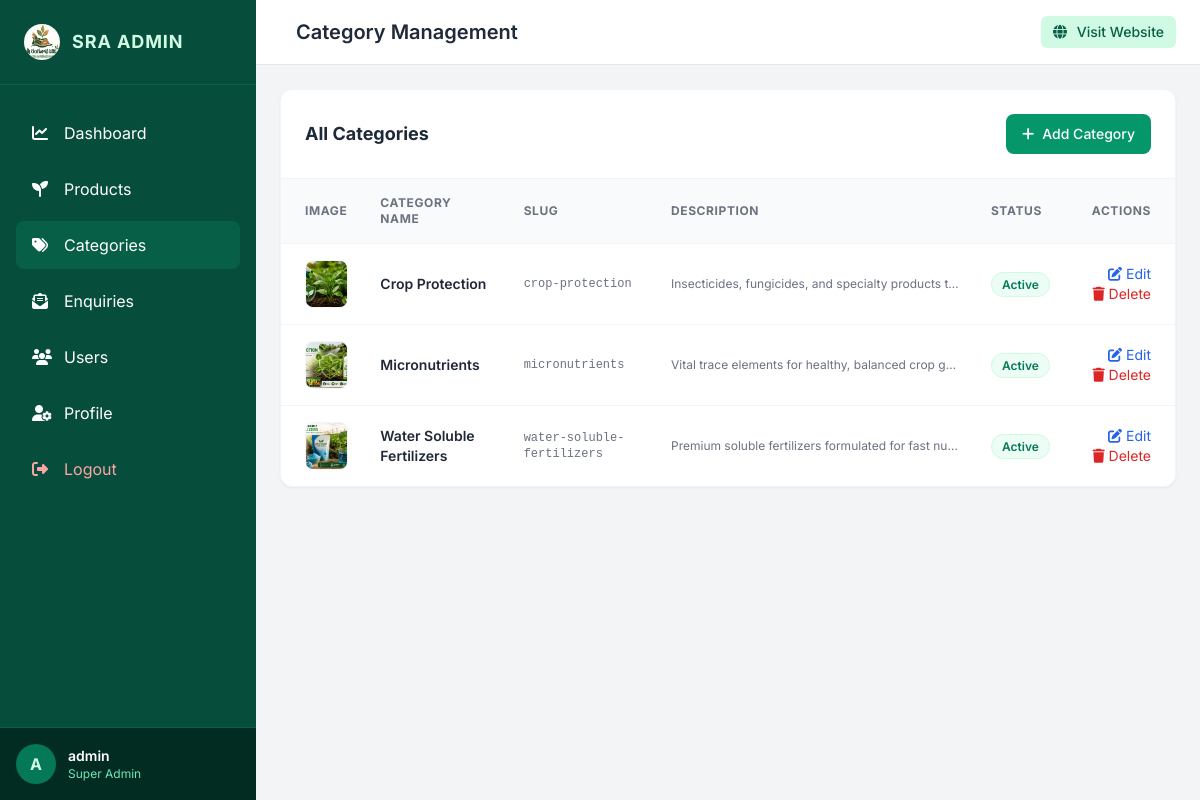
Screenshot of /dashboard/categories/ (signed in) with the database file from the repository.
### accounts/models.py (models this page shows, shortened)
class User(AbstractUser):
    ROLE_CHOICES = (
        ('super_admin', 'Super Admin'),
        ('admin', 'Admin'),
        ('store_manager', 'Store Manager'),
    )
    role = models.CharField(max_length=20, choices=ROLE_CHOICES, default='store_manager')
    avatar = models.ImageField(upload_to='avatars/', null=True, blank=True)
    phone = models.CharField(max_length=15, null=True, blank=True)
    objects = UserManager()

### categories/models.py (models this page shows, shortened)
class Category(models.Model):
    name = models.CharField(max_length=100, unique=True)
    slug = models.SlugField(max_length=120, unique=True, blank=True)
    description = models.TextField(blank=True, null=True)
    image = models.ImageField(upload_to='categories/', blank=True, null=True)
    is_active = models.BooleanField(default=True)
    created_at = models.DateTimeField(auto_now_add=True)
    updated_at = models.DateTimeField(auto_now=True)
    class Meta:
        verbose_name_plural = "Categories"
        ordering = ['name']

### dashboard/views.py (the view)
        def wrapped_view(request, *args, **kwargs):
            if not request.user.is_authenticated:
                return redirect('login')
            if request.user.role in allowed_roles or request.user.is_superuser:
                return view_func(request, *args, **kwargs)
            messages.error(request, "You do not have permission to access this page.")
            return redirect('dashboard_home')

### categories/views.py (called while the page is built)
@login_required
@role_required(['super_admin', 'admin'])
def category_list(request):
    categories = Category.objects.all()
    return render(request, 'dashboard/categories/list.html', {'categories': categories})

### dashboard/views.py (called while the page is built)
def role_required(allowed_roles):
    def decorator(view_func):
        def wrapped_view(request, *args, **kwargs):
            if not request.user.is_authenticated:
                return redirect('login')
            if request.user.role in allowed_roles or request.user.is_superuser:
                return view_func(request, *args, **kwargs)
            messages.error(request, "You do not have permission to access this page.")
            return redirect('dashboard_home')
        return wrapped_view
    return decorator

### templates/dashboard/categories/list.html (shortened to what this page needs)
{% extends 'dashboard/base.html' %}
{% block header_title %}Category Management{% endblock %}
{% block content %}
<div class="bg-white rounded-xl shadow-sm border border-gray-100 overflow-hidden">
  <div class="p-6 border-b border-gray-100 flex items-center justify-between flex-wrap gap-4">
    <h3 class="text-lg font-bold text-gray-800">All Categories</h3>
    <a href="{% url 'category_add' %}" class="bg-emerald-600 hover:bg-emerald-700 text-white text-sm font-medium px-4 py-2.5 rounded-lg transition-colors flex items-center">
      <i class="fa-solid fa-plus mr-2"></i> Add Category
    </a>
  </div>
  <div class="overflow-x-auto">
    <table class="w-full text-left border-collapse">
      <thead>
        <tr class="bg-gray-50 border-b border-gray-100 text-xs font-semibold text-gray-500 uppercase tracking-wider">
          <th class="p-4 pl-6">Image</th>
          <th class="p-4">Category Name</th>
          <th class="p-4">Slug</th>
          <th class="p-4">Description</th>
          <th class="p-4">Status</th>
          <th class="p-4 pr-6 text-right">Actions</th>
        </tr>
      </thead>
      <tbody class="divide-y divide-gray-100 text-sm text-gray-700">
        {% for cat in categories %}
          <tr class="hover:bg-gray-50 transition-colors">
            <td class="p-4 pl-6">
              {% if cat.image %}
                <img src="{{ cat.image.url }}" alt="{{ cat.name }}" class="w-12 h-12 object-cover rounded-lg border border-gray-100" loading="lazy" width="800" height="600">
              {% else %}
                <div class="w-12 h-12 bg-gray-100 rounded-lg flex items-center justify-center text-gray-400">
                  <i class="fa-solid fa-image"></i>
                </div>
              {% endif %}
            </td>
            <td class="p-4 font-semibold text-gray-800">{{ cat.name }}</td>
            <td class="p-4 text-xs text-gray-500 font-mono">{{ cat.slug }}</td>
            <td class="p-4 text-xs text-gray-500 max-w-xs truncate">{{ cat.description|default:"No description" }}</td>
            <td class="p-4">
              <span class="px-2.5 py-1 rounded-full text-xs font-semibold {% if cat.is_active %}bg-emerald-50 text-emerald-700 border border-emerald-100{% else %}bg-gray-100 text-gray-600{% endif %}">
                {{ cat.is_active|yesno:"Active,Inactive" }}
              </span>
            </td>
            <td class="p-4 pr-6 text-right space-x-2">
              <a href="{% url 'category_edit' cat.id %}" class="text-blue-600 hover:text-blue-900 transition-colors inline-block"><i class="fa-solid fa-pen-to-square"></i> Edit</a>
              <a href="{% url 'category_delete' cat.id %}" onclick="return confirm('Are you sure you want to delete this category? All associated products will be deleted.')" class="text-red-600 hover:text-red-900 transition-colors inline-block"><i class="fa-solid fa-trash"></i> Delete</a>
            </td>
          </tr>
        {% empty %}
          <tr>
            <td colspan="6" class="p-8 text-center text-gray-500">No categories found. Create a category to start adding products.</td>
          </tr>
        {% endfor %}
      </tbody>
    </table>
  </div>
</div>
{% endblock %}

### templates/dashboard/base.html (shortened to what this page needs)
{% load static %}
<!DOCTYPE html>
<html lang="en">
<head>
  <script src="https://cdn.tailwindcss.com"></script>
  <link rel="stylesheet" href="https://cdnjs.cloudflare.com/ajax/libs/font-awesome/6.4.0/css/all.min.css">
</head>
<body class="flex bg-gray-100 min-h-screen">
  <aside id="sidebar" class="bg-emerald-900 text-white w-64 min-h-screen flex flex-col transition-all duration-300 ease-in-out z-30 fixed lg:static -translate-x-full lg:translate-x-0">
    <div class="p-6 border-b border-emerald-800 flex items-center justify-between">
      <div class="flex items-center space-x-3">
        <img src="{% static 'logo.webp' %}" alt="SRA Logo" class="w-9 h-9 rounded-full" loading="lazy" width="40" height="40">
        <span class="font-bold text-lg tracking-wider text-emerald-100">SRA ADMIN</span>
      </div>
    </div>
    <nav class="flex-1 px-4 py-6 space-y-2 overflow-y-auto">
      <a href="{% url 'dashboard_home' %}" class="flex items-center space-x-3 px-4 py-3 rounded-lg hover:bg-emerald-800 transition-colors {% if request.resolver_match.url_name == 'dashboard_home' %}bg-emerald-800{% endif %}">
        <i class="fa-solid fa-chart-line w-5"></i>
        <span>Dashboard</span>
      </a>
      <a href="{% url 'product_list' %}" class="flex items-center space-x-3 px-4 py-3 rounded-lg hover:bg-emerald-800 transition-colors {% if 'product' in request.path %}bg-emerald-800{% endif %}">
        <i class="fa-solid fa-seedling w-5"></i>
        <span>Products</span>
      </a>
      <a href="{% url 'category_list' %}" class="flex items-center space-x-3 px-4 py-3 rounded-lg hover:bg-emerald-800 transition-colors {% if 'categories' in request.path %}bg-emerald-800{% endif %}">
        <i class="fa-solid fa-tags w-5"></i>
        <span>Categories</span>
      </a>
      <a href="{% url 'enquiry_list' %}" class="flex items-center space-x-3 px-4 py-3 rounded-lg hover:bg-emerald-800 transition-colors {% if 'enquiries' in request.path %}bg-emerald-800{% endif %}">
        <i class="fa-solid fa-envelope-open-text w-5"></i>
        <span>Enquiries</span>
      </a>
      {% if request.user.role == 'super_admin' or request.user.role == 'admin' %}
      <a href="{% url 'user_list' %}" class="flex items-center space-x-3 px-4 py-3 rounded-lg hover:bg-emerald-800 transition-colors {% if 'users' in request.path %}bg-emerald-800{% endif %}">
        <i class="fa-solid fa-users w-5"></i>
        <span>Users</span>
      </a>
      {% endif %}
      <a href="{% url 'profile_edit' %}" class="flex items-center space-x-3 px-4 py-3 rounded-lg hover:bg-emerald-800 transition-colors {% if 'profile' in request.path %}bg-emerald-800{% endif %}">
        <i class="fa-solid fa-user-gear w-5"></i>
        <span>Profile</span>
      </a>
      <a href="{% url 'logout' %}" class="flex items-center space-x-3 px-4 py-3 rounded-lg hover:bg-emerald-800 text-red-300 transition-colors mt-8">
        <i class="fa-solid fa-right-from-bracket w-5"></i>
        <span>Logout</span>
      </a>
    </nav>
    <div class="p-4 border-t border-emerald-800 flex items-center space-x-3 bg-emerald-950">
      {% if request.user.avatar %}
        <img src="{{ request.user.avatar.url }}" alt="Avatar" class="w-10 h-10 rounded-full object-cover" loading="lazy" width="800" height="600">
      {% else %}
        <div class="w-10 h-10 rounded-full bg-emerald-700 flex items-center justify-center font-bold text-emerald-100">
          {{ request.user.username|slice:":1"|upper }}
        </div>
      {% endif %}
      <div class="flex-1 min-w-0">
        <p class="text-sm font-semibold truncate">{{ request.user.username }}</p>
        <p class="text-xs text-emerald-300 capitalize truncate">{{ request.user.get_role_display }}</p>
      </div>
    </div>
  </aside>
  <div class="flex-1 flex flex-col min-w-0 overflow-hidden lg:pl-0">
    <header class="bg-white border-b border-gray-200 px-6 py-4 flex items-center justify-between z-10">
      <div class="flex items-center space-x-4">
        <h1 class="text-xl font-semibold text-gray-800">{% block header_title %}SRA Admin Dashboard{% endblock %}</h1>
      </div>
      <div class="flex items-center space-x-4">
        <a href="{% url 'home' %}" target="_blank" class="text-sm bg-emerald-100 text-emerald-800 px-3 py-1.5 rounded-md font-medium hover:bg-emerald-200 transition-colors">
          <i class="fa-solid fa-globe mr-1.5"></i> Visit Website
        </a>
      </div>
    </header>
<main id="main-content">
    <main class="flex-1 overflow-y-auto p-6">
      {% block content %}{% endblock %}
    </main>
  </div>
</body>
</html>

### templates/dashboard/base.html (style rules this page uses)
body { font-family: 'Inter', sans-serif; background-color: #f3f4f6; }

### rows the page displays
User: user.username "A", user.username "admin", user.role "Super Admin"
Category: image (picture), name "Crop Protection", slug "crop-protection", description "Insecticides, fungicides, and specialty products t…", is_active "Active"
Category: image (picture), name "Micronutrients", slug "micronutrients", description "Vital trace elements for healthy, balanced crop g…", is_active "Active"
Category: image (picture), name "Water Soluble Fertilizers", slug "water-soluble-fertilizers", description "Premium soluble fertilizers formulated for fast nu…", is_active "Active"
